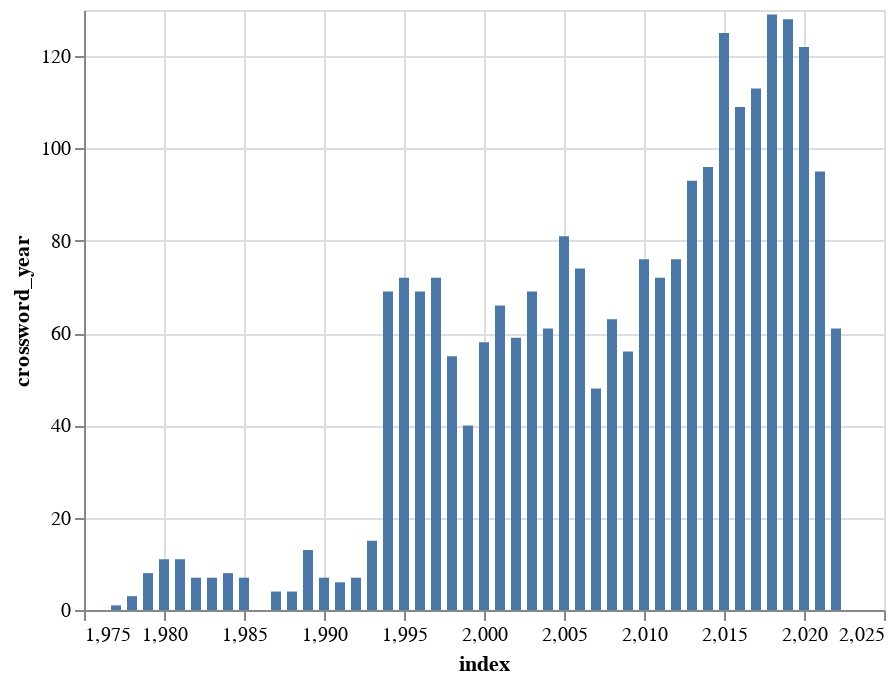

The cell this chart's notebook holds for it:
### Markdown cell above
#### Plot which years debuted the most slang terms

### Code cell
debut_slang = slang.sort_values(by = 'crossword_date').drop_duplicates(subset=['answers'], keep='first')
debut_slang_year = debut_slang.crossword_year.value_counts().reset_index()

alt.Chart(debut_slang_year).mark_bar().encode(
    x='index',
    y='crossword_year'
)

### Figure 1 — Vega-Lite specification as saved in the notebook (floating-point values rounded to 4 significant figures)
{"config": {"view": {"continuousWidth": 400, "continuousHeight": 300}}, "data": {"name": "data-f592d326a33aa1769ddd14c15d186af8"}, "mark": "bar", "encoding": {"x": {"field": "index", "type": "quantitative"}, "y": {"field": "crossword_year", "type": "quantitative"}}, "$schema": "https://vega.github.io/schema/vega-lite/v4.17.0.json", "datasets": {"data-f592d326a33aa1769ddd14c15d186af8": [{"index": 2018, "crossword_year": 129}, {"index": 2019, "crossword_year": 128}, {"index": 2015, "crossword_year": 125}, {"index": 2020, "crossword_year": 122}, {"index": 2017, "crossword_year": 113}, {"index": 2016, "crossword_year": 109}, {"index": 2014, "crossword_year": 96}, {"index": 2021, "crossword_year": 95}, {"index": 2013, "crossword_year": 93}, {"index": 2005, "crossword_year": 81}, {"index": 2012, "crossword_year": 76}, {"index": 2010, "crossword_year": 76}, {"index": 2006, "crossword_year": 74}, {"index": 1995, "crossword_year": 72}, {"index": 2011, "crossword_year": 72}, {"index": 1997, "crossword_year": 72}, {"index": 2003, "crossword_year": 69}, {"index": 1994, "crossword_year": 69}, {"index": 1996, "crossword_year": 69}, {"index": 2001, "crossword_year": 66}, {"index": 2008, "crossword_year": 63}, {"index": 2004, "crossword_year": 61}, {"index": 2022, "crossword_year": 61}, {"index": 2002, "crossword_year": 59}, {"index": 2000, "crossword_year": 58}, {"index": 2009, "crossword_year": 56}, {"index": 1998, "crossword_year": 55}, {"index": 2007, "crossword_year": 48}, {"index": 1999, "crossword_year": 40}, {"index": 1993, "crossword_year": 15}, {"index": 1989, "crossword_year": 13}, {"index": 1981, "crossword_year": 11}, {"index": 1980, "crossword_year": 11}, {"index": 1979, "crossword_year": 8}, {"index": 1984, "crossword_year": 8}, {"index": 1990, "crossword_year": 7}, {"index": 1985, "crossword_year": 7}, {"index": 1983, "crossword_year": 7}, {"index": 1982, "crossword_year": 7}, {"index": 1992, "crossword_year": 7}, {"index": 1991, "crossword_year": 6}, {"index": 1987, "crossword_year": 4}, {"index": 1988, "crossword_year": 4}, {"index": 1978, "crossword_year": 3}, {"index": 1977, "crossword_year": 1}]}}
